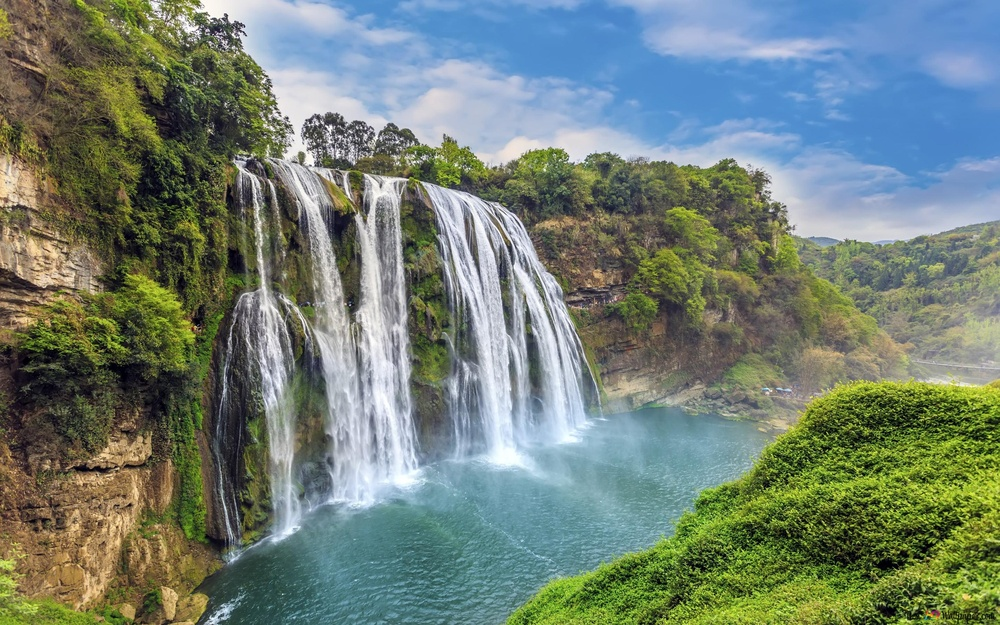
#> input picture imagens/cascata1.jpg, 1000 x 625 px, shrunk from 2880 x 1800 before the run; its folder holds only this picture in this run
$ python edge_detection.py
#> lines starting #> are read from the running program, lines starting #| are printed output that depends on the picture; after the words box and inside, x2 and y2 are one past the last pixel; in counts of white or black regions, pixels touching at a corner belong together
import cv2
import os

input_folder = input_folder = "../imagens"
output_folder = "resultados/edges"
os.makedirs(output_folder, exist_ok=True)

for filename in os.listdir(input_folder):
    if filename.lower().endswith((".jpg", ".png", ".jpeg")):
        path = os.path.join(input_folder, filename)
        img = cv2.imread(path, 0)
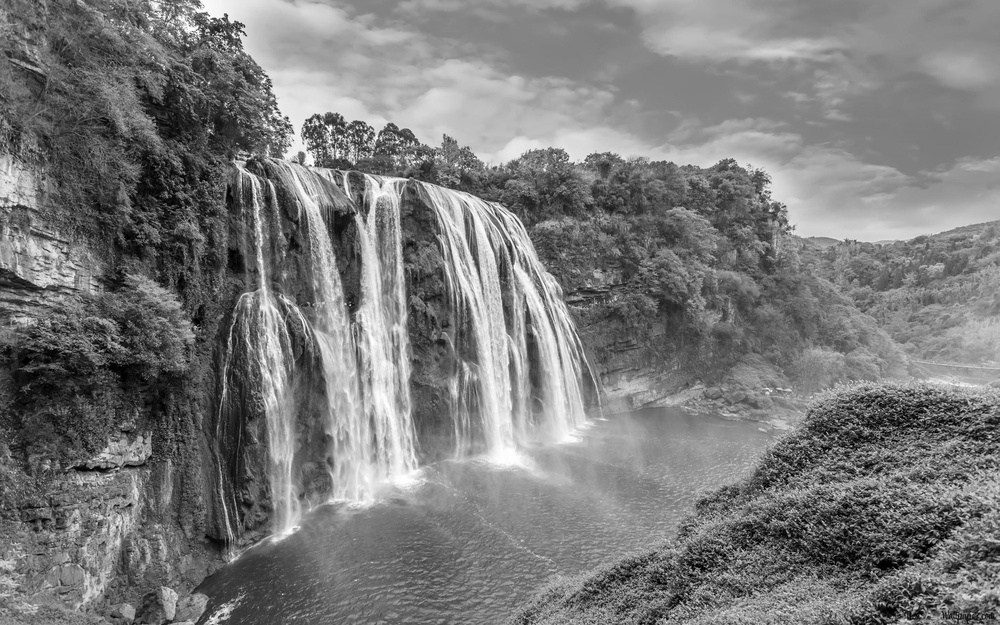
#> img: shape (625, 1000); min 0, max 255, mean 122.8

        edges = cv2.Canny(img, 100, 200)
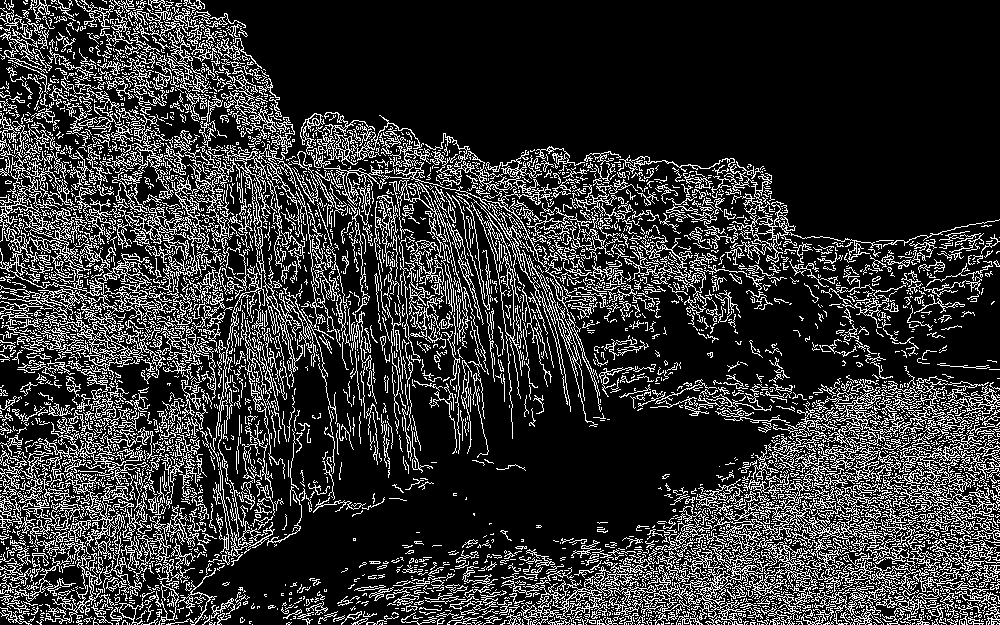
#> edges: shape (625, 1000); 20% white in thin lines or dots

        name = filename.rsplit('.', 1)[0]
        cv2.imwrite(f"{output_folder}/{name}_edges.jpg", edges)

$ run again, on imagens/vaca.jpg
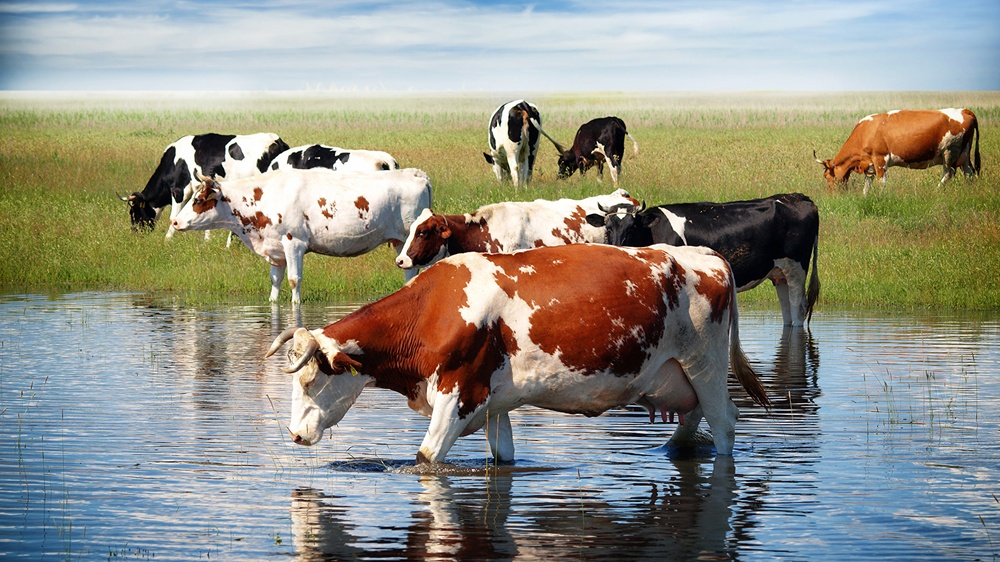
#> input picture imagens/vaca.jpg, 1000 x 562 px, shrunk from 1920 x 1080 before the run
#> `img = cv2.imread(path, 0)`:
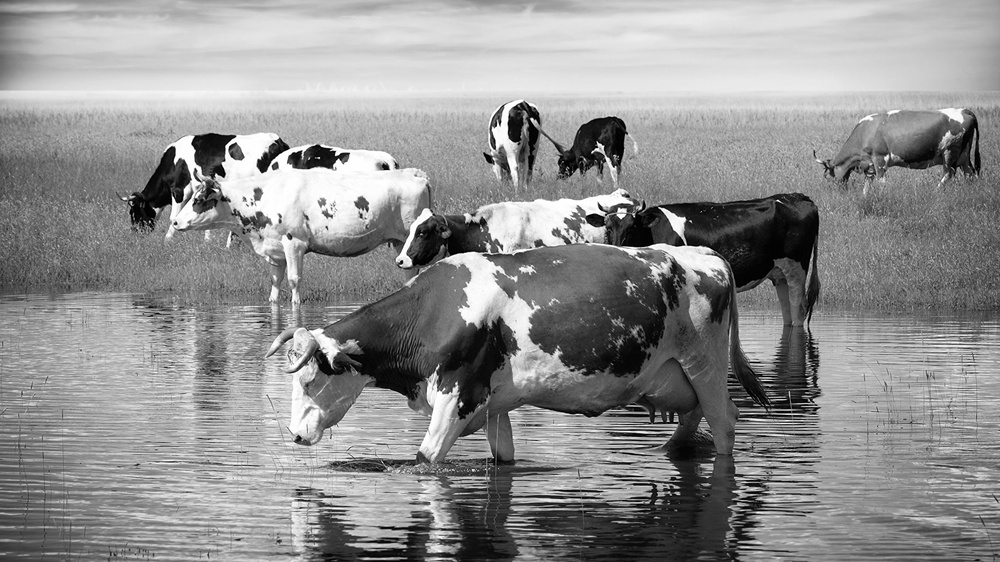
#> img: shape (562, 1000); min 0, max 255, mean 144
#> `edges = cv2.Canny(img, 100, 200)`:
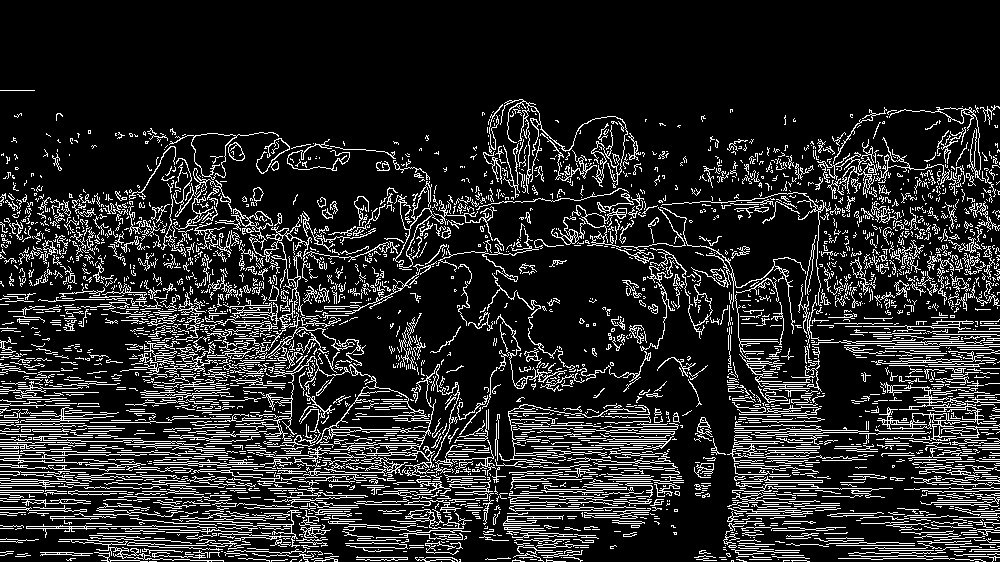
#> edges: shape (562, 1000); 15.3% white in thin lines or dots, all inside (x1, y1, x2, y2) = (0, 90, 1000, 562)

$ run again, on imagens/zebra.jpg
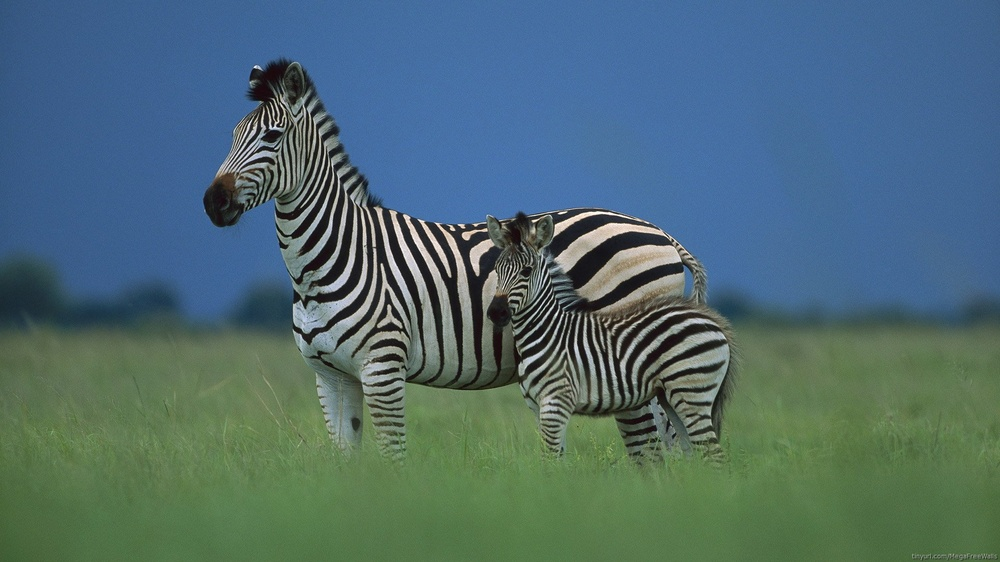
#> input picture imagens/zebra.jpg, 1000 x 562 px, shrunk from 1920 x 1080 before the run
#> `img = cv2.imread(path, 0)`:
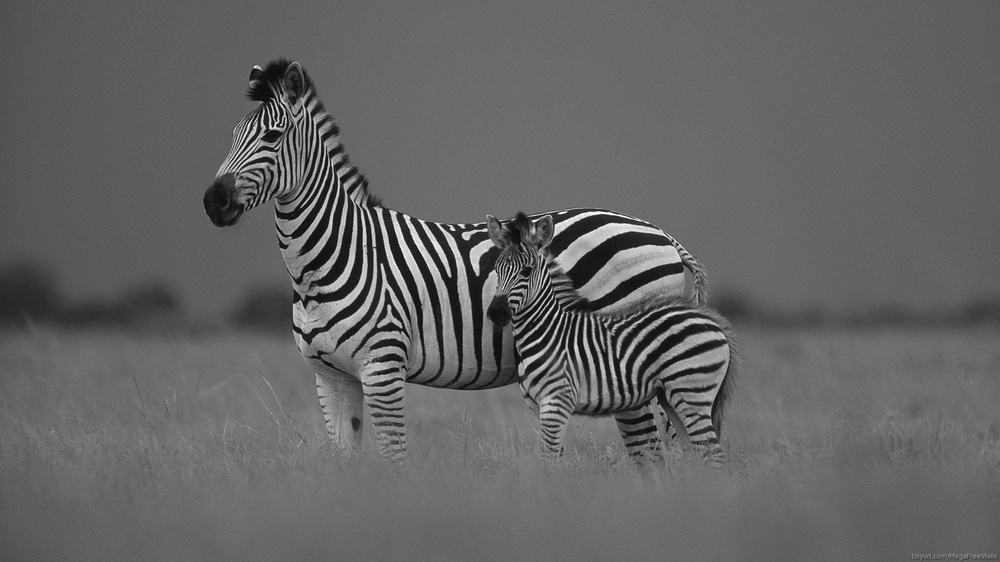
#> img: shape (562, 1000); min 6, max 255, mean 99.6
#> `edges = cv2.Canny(img, 100, 200)`:
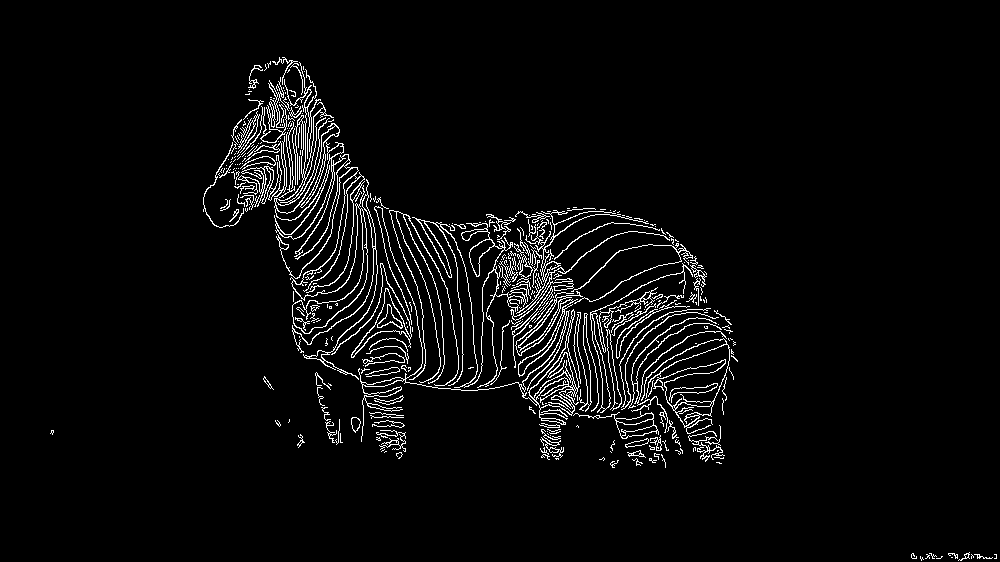
#> edges: shape (562, 1000); 4% white in thin lines or dots, all inside (x1, y1, x2, y2) = (50, 57, 997, 561)

$ run again, on imagens/evereste2.jpg
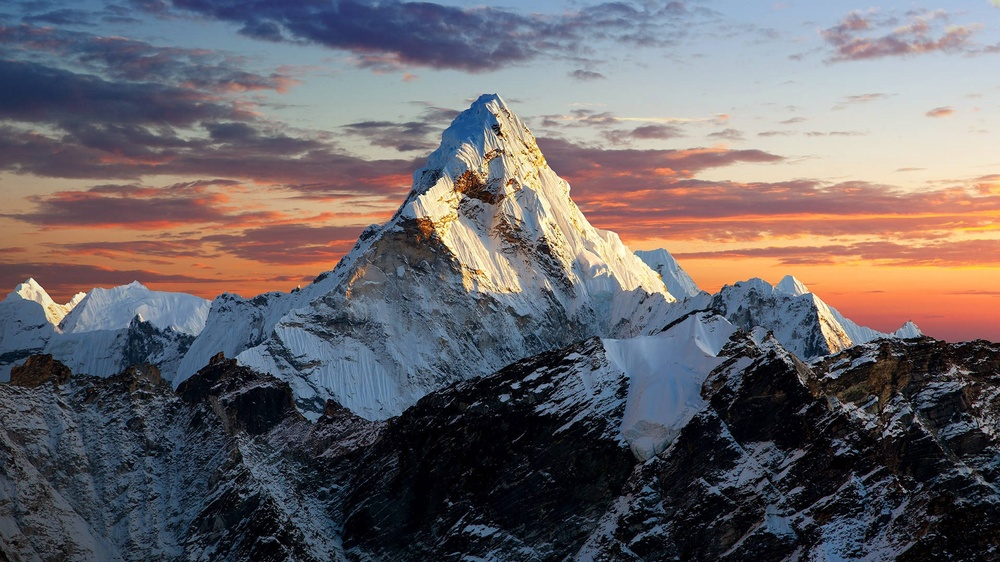
#> input picture imagens/evereste2.jpg, 1000 x 562 px, shrunk from 1920 x 1080 before the run
#> `img = cv2.imread(path, 0)`:
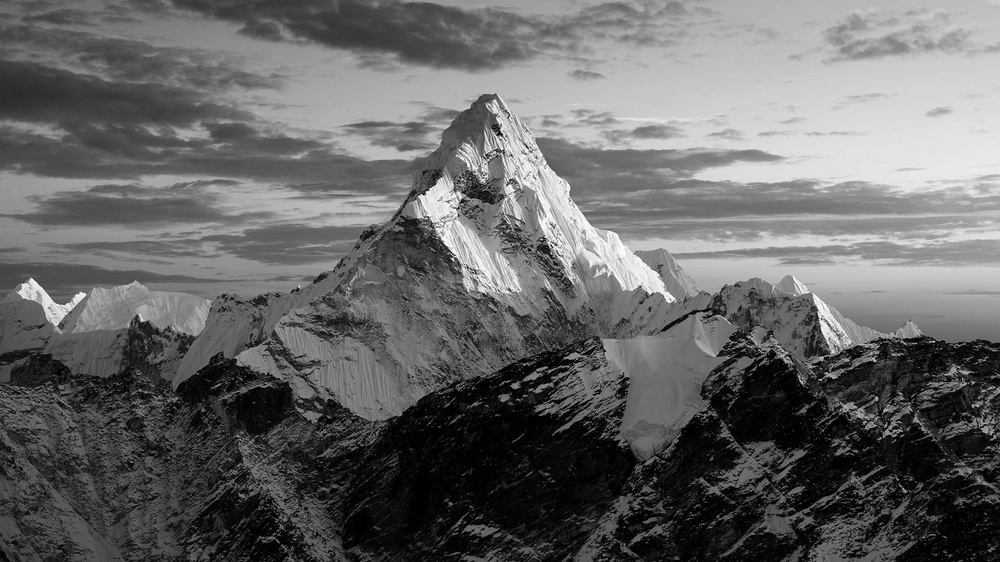
#> img: shape (562, 1000); min 0, max 255, mean 102.2
#> `edges = cv2.Canny(img, 100, 200)`:
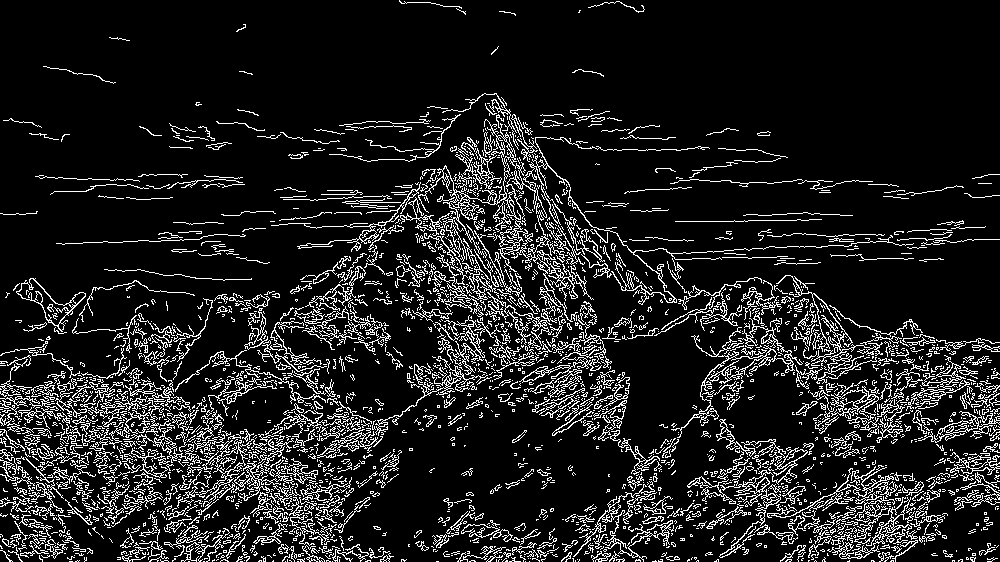
#> edges: shape (562, 1000); 12.2% white in thin lines or dots
